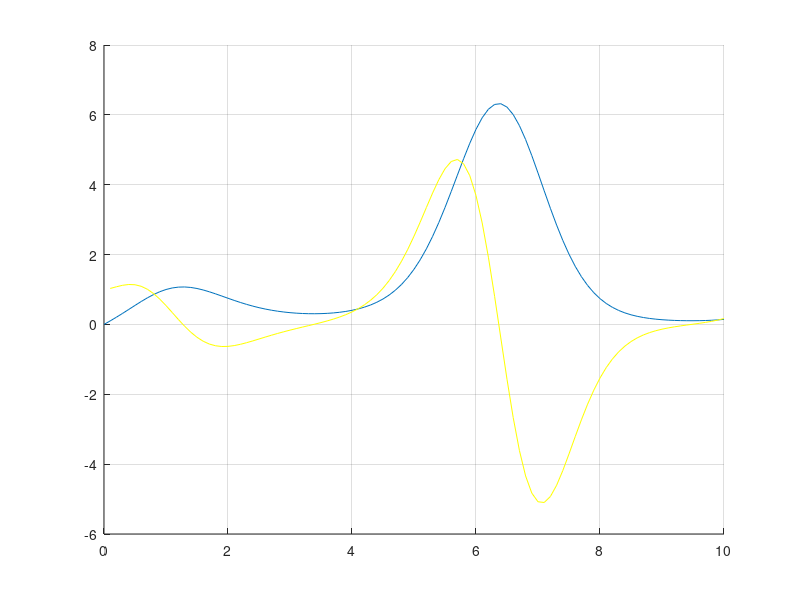

Recreate this plot in MATLAB. (Note: this script raises an error after producing the figure.)
%______Metody numeryczne LAB5____________________________
%______________Rozniczkowanie numeryczne_________________

clc;
clear all;
close all;

y = 'x.^cos(x)';
f = inline(y);
x = 0:0.1:10;


grid on;
hold on;

%funkcja
plot(x,f(x));

 %pochodna analityczna
plot(x, ((cos(x)./x - sin(x).*log(x)).*x.^cos(x)), color='y');
h = 0.1;

%wzór 2-punktowy
plot(x, (f(x+h) - f(x)) ./ h,'--', color='r');

%wzór 3-punktowy
plot(x, ((f(x+h) - f(x-h)) ./ (2*h)), '--', color='b');

%wzór 5-punktowy
plot(x, ((f(x-2 * h) - 8 * f(x - h) + 8*f(x+h) - f(x+2*h)) ./ (12*h)), '--', color='g');

x = 0:h:10;
dy = diff(f(x))./diff(x);

%funkcja wbudowana
plot(x, [dy 0], color='k');
legend('funkcja', 'pochodna analityczna', '2-punktowy', '3-punktowy', '5-punktowy', 'diff');
xlabel('X');
ylabel('Y');
title('Wykres funkcje i pochodnej funkcje');

hold off;
grid off;
